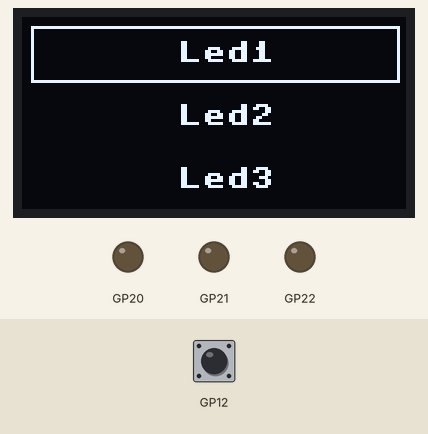
Simulated run of this program. Board: Raspberry Pi Pico running MicroPython. Shown: 128×64 one-colour display, output pins drawn as LEDs (lit = HIGH). Inputs (shaded band) come from the test bench; at power-on: GP12 HIGH. Library files of the repository ran but are not shown: ssd1306.py; what the program prints to the serial console is not drawn.

Above: at 1.2 s.
1.3 s: GP12 pulled LOW for 0.15 s
At 2.6 s:
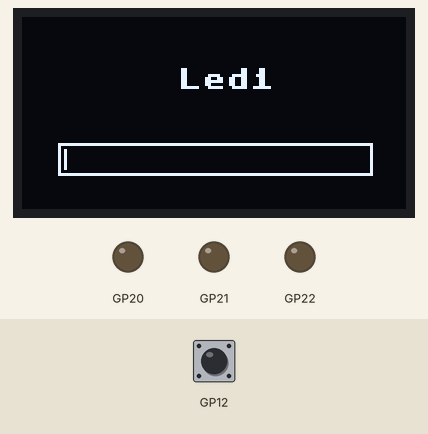
Timing chart, 0 to 4.3 s (numbered marks = the images above; inputs shaded):
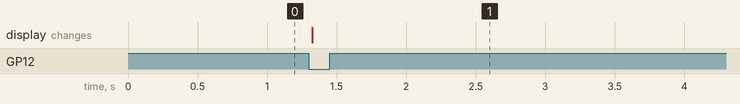

Measured:
- after the input at 1.3 s, the display: changes at once (image 1)

The program:

E4_vallin.py
```python
from clss import Btn, Led
from machine import Pin, I2C
from ssd1306 import SSD1306_I2C

# Quick fix for the display class because its written badly
class DispFix(SSD1306_I2C):
    def __init__(self, width, height, i2c, addr=60, external_vcc=False):
        super().__init__(width, height, i2c, addr, external_vcc)

    # Idk why but the normal rect method is fucked somehow so we override it
    # Also added a fill arg because its just better
    def rect(self, x1: int, y1: int, x2: int, y2: int, c: int, f: bool) -> None:
        self.line(x1, y1, x1, y2, c) # Vertical
        self.line(x2, y1, x2, y2, c)
        self.line(x1, y1, x2, y1, c) # Horizontal
        self.line(x1, y2, x2, y2, c)

        # If rect is to be filled then fill dat shit
        if f:
            i = y1
            while not i == y2:
                i += 1
                self.line(x1, i, x2, i, c)

# Main menu class
class MainM():
    def __init__(self, disp: DispFix, items:list) -> None:
        self.disp = disp
        self.items = []
        self.slctn = 0 # Index of item

        # Values for menu graphics
        self.gap = 3
        offset = 0
        itemHeight = round(self.disp.height/len(items))

        # Create menu item list
        for item in items:
            self.items.append((item, (offset+self.gap, offset+itemHeight)))
            offset += itemHeight

        # Draw menu
        self.show()

    def show(self):
        # Render menu on screen
        self.disp.fill(0)

        # Draw led names
        for item in self.items:
            self.disp.text(item[0][0], round(self.disp.width/2-12), item[1][0]+(round(self.disp.height/len(items)/4)), 1)
        self.drawSelection(1)
        self.disp.show()

    def drawSelection(self, f):
        self.disp.rect(self.gap, self.items[self.slctn][1][0], self.disp.width-self.gap, self.items[self.slctn][1][1], f, False)
        self.disp.show()

    def select(self, val):
        slctn = self.slctn + val
        if slctn < len(self.items) and not slctn < 0:
            self.drawSelection(0)
            self.slctn = slctn
            self.drawSelection(1)

    def selection(self):
        return self.items[self.slctn]

# Settings menu class
class SetM():
    def __init__(self, disp: DispFix, maxVal) -> None:
        self.disp = disp
        self.max = maxVal

        # Screen middle
        self.deltaX = round(self.disp.width/2)
        self.deltaY = round(self.disp.height/2)

    def show(self, led: Led):


        # Clear screen
        self.disp.fill(0)

        # Print led name
        self.disp.text(led.name, self.deltaX-12, self.deltaY-15, 1)

        # Bar border
        self.disp.rect(12, self.deltaY+10, 116, self.deltaY+20, 1, False)

        # Progress value
        self.prog = round(led.duty_u16()/self.max*100) if led.duty_u16() != 0 else 1

        # Draw bar
        self.showBar()

        # Update screen
        self.disp.show()


    def showBar(self):
        print(self.prog)
        # Draw bar
        self.disp.rect(14, self.deltaY+12, self.prog+14, self.deltaY+18, 1, True)
        # This to avoid  small gap when bar is full
        if self.prog < 100: self.disp.rect(self.prog+14, self.deltaY+12, 114, self.deltaY+18, 0, True)

    def update(self, led: Led, val: int):
        self.prog += val
        if self.prog > 100: self.prog = 100
        elif self.prog < 0: self.prog = 0
        led.duty_u16(round(self.prog/100*self.max))
        self.showBar()
        self.disp.show()

# Display
i2c = I2C(1, sda=Pin(14), scl=Pin(15))
disp = DispFix(128, 64, i2c)

# Init leds and put them in the menu items list
leds = [Led(20+i, 'Led' + str(i+1)) for i in range(3)]
items = [(led.name, led) for led in leds]

# Menu classes
mainM = MainM(disp, items)
setM = SetM(disp, 10000)

# Rot pins
btn = Btn(12) # Rot button
dire = Pin(10, Pin.IN, Pin.PULL_UP)
step = Pin(11, Pin.IN, Pin.PULL_UP)

# Set rot state
prevStep = step.value()

# Menu state
Menu = 0

# Main loop
while True:

    # Rotary handler
    if prevStep != step.value():
        if not step.value():
            if not dire.value():
                mainM.select(-1) if Menu == 0 else setM.update(mainM.selection()[0][1], 6)
            else:
                mainM.select(1) if Menu == 0 else setM.update(mainM.selection()[0][1], -6)
    prevStep = step.value()

    # Rotary btn handler
    if btn.pulseCheck():
        if Menu == 0:
            Menu = 1
            setM.show(mainM.selection()[0][1])
        else:
            Menu = 0
            mainM.show()
```

clss.py
```python
from machine import PWM, Pin

# Classes for pico w go board
class Led(PWM):

    def __init__(self, id:int, name:str='none', freq:int=2000, duty:int=500):
        self.pin = Pin(id)
        self.conf = [freq, duty]
        self.name = name
        self.state = False
        super().__init__(self.pin)

    def value(self, val:bool):
        if val and not self.state:
            self.state = True
            self.freq(self.conf[0])
            self.duty_u16(self.conf[1])
        elif self.state:
            self.state = False
            self.conf = [self.freq(), self.duty_u16()]
            self.freq(2000)
            self.duty_u16(0)

    def brightness(self, val: int):
        if val > 65535: val = 65535
        elif val < 0: val = 0
        self.duty_u16

    def toggle(self):
        self.value(False) if self.state else self.value(True)

class Btn(Pin):

    def __init__(self, id, pull=Pin.PULL_UP):
        self.state = False
        super().__init__(id, Pin.IN, Pin.PULL_UP)

    def pulseCheck(self):
        if self.value() == 0 and not self.state:
            self.state = True
            return True
        elif self.value() == 1:
            self.state = False

# Init array with given size to avoid memory errors.
class samplData:
    def __init__(self, size) -> None:
        self.size = size # Size of array
        self.clear() # Using clear method to init rest of the vars

    # Method for pushing data
    def put(self, val):
        if not self.full:
            self.data[self.cursor] = val
            self.datasum += val
            self.cursor += 1
        if self.cursor == self.size: self.full = True

    # Method to clear data
    def clear(self):
        self.cursor = 0 # Array cursor for adding data to right place
        self.full = False # Is array full
        self.datasum = 0 # Sum of all values in array
        self.data = [0 for i in range(self.size)]

    def average(self):
        return self.datasum/self.cursor+1
```
